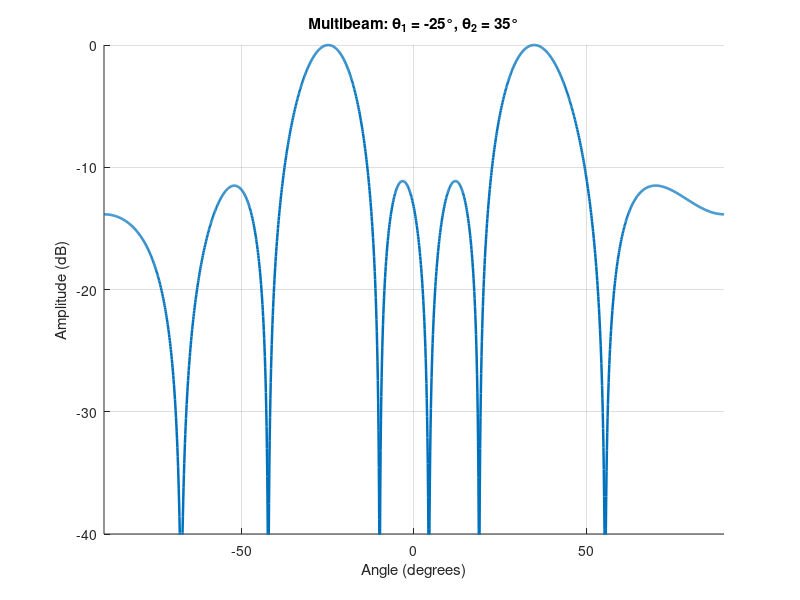
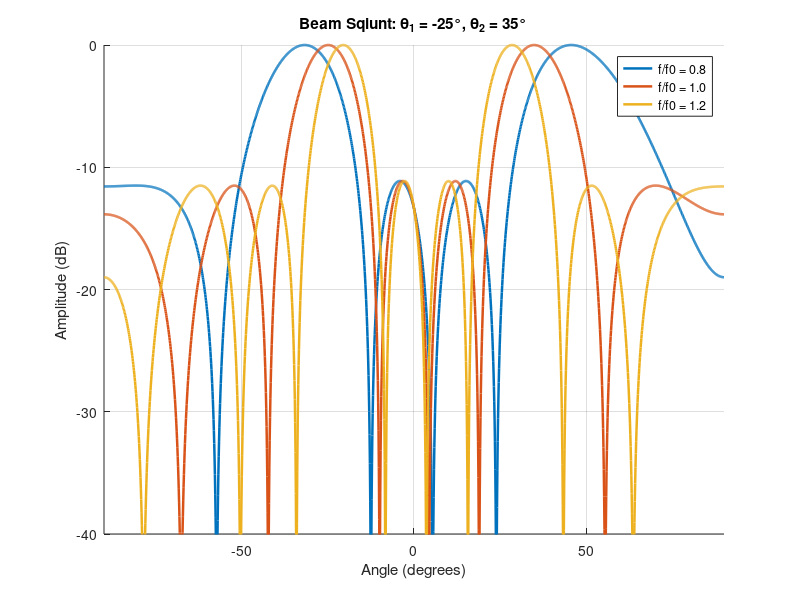

Write the MATLAB code that produced these figures, in order.
clear;
clc;
close all;

% Parameters
N = 8;
f0 = 10e9;
c = 3e8;

lambda = c/f0;
d = lambda/2;
k = 2*pi/lambda;

theta0_values = [-25 35];

% Angle sweep
theta_deg = -90:0.1:90;
theta = deg2rad(theta_deg);

n = 0:N-1;
w = zeros(1,N);

% Cartesian figures
fig2 = figure;
hold on;
grid on;

fig1 = figure;
hold on;
grid on;

fprintf('---Multibeam Implementation for 2 beams---\n')

for theta0 = theta0_values
    w = w + exp(-1j*n*k*d*sind(theta0));
end

AF = zeros(size(theta));

for m = 1:N
    AF = AF + w(m).*exp(1j*n(m)*k*d*sin(theta));
end

visible = theta_deg >= -90 & theta_deg <= 90;

AF = abs(AF);
AF = AF./max(AF);
AF_dB = 20*log10(AF);

theta_visible = theta_deg(visible);
AF_visible = AF(visible);

[pks, locs] = findpeaks(AF_visible);

peak_angles = theta_visible(locs);

[~, idx1] = min(abs(peak_angles - theta0_values(1)));

[~, idx2] = min(abs(peak_angles - theta0_values(2)));

beam1_angle = peak_angles(idx1);
beam2_angle = peak_angles(idx2);

beam1_level = 20*log10(pks(idx1));
beam2_level = 20*log10(pks(idx2));

fprintf('Beam 1: %.2f deg, %.2f dB\n', ...
    beam1_angle, beam1_level);

fprintf('Beam 2: %.2f deg, %.2f dB\n', ...
    beam2_angle, beam2_level);

fprintf('Difference of strength between two beams: %.d dB\n', abs(beam2_level-beam1_level));

pks([idx1 idx2]) = [];
locs([idx1 idx2]) = [];

[max_sidelobe, idx] = max(pks);

PSLL = 20*log10(max_sidelobe);

fprintf('Largest remaining local peak: %.2f dB\n', PSLL);

figure(fig2);
plot(theta_deg,AF_dB,'LineWidth',1.8);
grid on;
xlabel('Angle (degrees)');
ylabel('Amplitude (dB)');
title(sprintf( ...
    'Multibeam: \\theta_1 = %g°, \\theta_2 = %g°', ...
    theta0_values(1),theta0_values(2)));
xlim([-90 90]);
ylim([-40 0]);

fprintf('\n---Beam Squint Error for varying frequencies---')

f_values = [8e9, f0, 12e9];

for f = f_values

    n = 0:N-1;

    lambda0 = c/f;
    k0 = 2*pi/lambda0;

    AF_f = zeros(size(theta));

    for m = 1:N
        AF_f = AF_f + w(m).*exp(1j*n(m)*k0*d*sin(theta));
    end

    AF_f = abs(AF_f);
    AF_f = AF_f./max(AF_f);
    AF_dB_f = 20*log10(AF_f);

    [pks_f, locs_f] = findpeaks(AF_f);

    peak_angles_f = theta_deg(locs_f);

    % Peak closest to expected squinted position
    expected1 = asind((f0/f)*sind(theta0_values(1)));
    expected2 = asind((f0/f)*sind(theta0_values(2)));

    [~, idx1_f] = min(abs(peak_angles_f - expected1));
    [~, idx2_f] = min(abs(peak_angles_f - expected2));

    beam1_angle_f = peak_angles_f(idx1_f);
    beam2_angle_f = peak_angles_f(idx2_f);

    error1 = beam1_angle_f - theta0_values(1);
    error2 = beam2_angle_f - theta0_values(2);

    fprintf('\nf/f0 = %.1f\n',f/f0);
    fprintf('Beam 1: %.2f deg, error = %.2f deg\n', ...
        beam1_angle_f,error1);
    fprintf('Beam 2: %.2f deg, error = %.2f deg\n', ...
        beam2_angle_f,error2);

    figure(fig1);
    plot(rad2deg(theta), AF_dB_f, ...
        'LineWidth', 1.8, ...
        'DisplayName', sprintf('f/f0 = %.1f', f/f0));
end

% Plot
figure(fig1)
grid on;
xlabel('Angle (degrees)');
ylabel('Amplitude (dB)');
title(sprintf( ...
    'Beam Sqiunt: \\theta_1 = %g°, \\theta_2 = %g°', ...
    theta0_values(1),theta0_values(2)));
xlim([-90 90]);
ylim([-40 0]);
legend('show');
